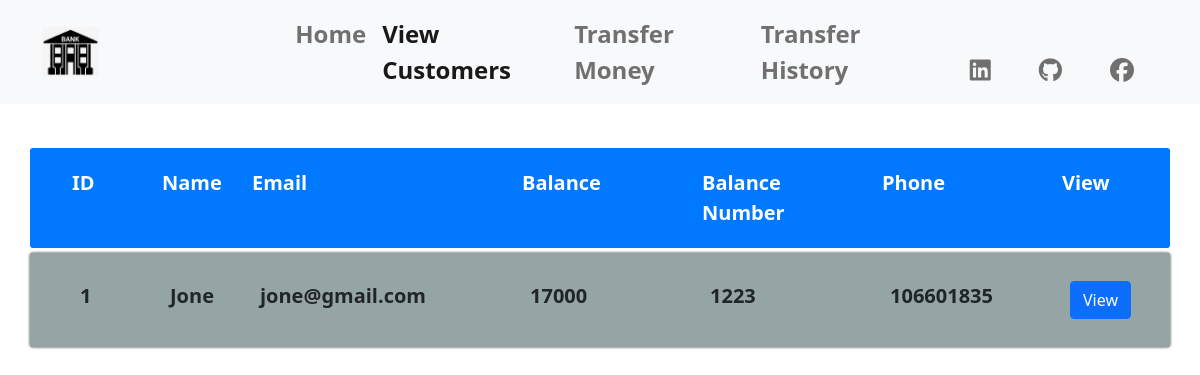
The app's page /viewone.php?id=1 with its own data.
### tables this page shows
CREATE TABLE `customers` (
  `id` int(11) NOT NULL,
  `name` varchar(200) NOT NULL,
  `email` varchar(200) NOT NULL,
  `balance` double NOT NULL,
  `num_balance` int(11) NOT NULL,
  `phone` varchar(200) NOT NULL
);

### lib/db.php (called while the page is built, shortened)
<?php
function getonecustomerbyid($id){
    $sql ="SELECT * FROM `customers` WHERE `id`= $id";
    $query =mysqli_query($GLOBALS["connection"],$sql);
    $row =mysqli_fetch_assoc($query);
    return $row;
}
?>

### viewone.php (the view, shortened to what this page needs)
<?php
require "./lib/db.php";
$id =$_GET['id'];
$row = getonecustomerbyid($id);
?>
<!DOCTYPE html>
<html lang="en">
<head>
    <link rel="stylesheet" href="style.css">
    <link
      rel="stylesheet"
      href="./bootstrap-5.1.0-dist/css/bootstrap.min.css"
    />
</head>
<body>
<nav class="navbar navbar-expand-lg navbar-light bg-light w-100 position-fixed">
      <div class="container">
        <a class="navbar-brand" href="home.php"><img class="w-25" src="./image//images.png" alt=""></a>
        <div class="collapse navbar-collapse fs-4 fw-bold" id="navbarSupportedContent">
          <ul class="navbar-nav m-auto mb-2 mb-lg-0 text-black">
            <li class="nav-item">
              <a class="nav-link " aria-current="page" href="home.php">Home</a>
            </li>
            <li class="nav-item">
              <a class="nav-link active" aria-current="page" href="view.php">View Customers</a>
            </li>
            <li class="nav-item">
              <a class="nav-link" href="transfer.php">Transfer Money</a>
            </li>
            <li class="nav-item">
              <a class="nav-link" href="transferlist.php">Transfer History</a>
            </li>
          </ul>
          <ul class="navbar-nav mt-auto mb-2 mb-lg-0 text-black" >
              <li class="nav-item px-3 ">
                  <a class="nav-link" href="#"><i class="fab fa-linkedin"></i></a>
              </li>
              <li class="nav-item px-3">
                  <a class="nav-link" href="#"><i class="fab fa-github"></i></a>
              </li>
              <li class="nav-item px-3">
                  <a class="nav-link" href="#"><i class="fab fa-facebook"></i></a>
              </li>
          </ul>
        </div>
      </div>
    </nav>
<div class="container pt-5">
    <div class="form">
    <div class="table">
        <div class="t-head row">
            <div class="head  col-md-1">ID</div>
            <div class="head  col-md-1">Name</div>
            <div class="head  col-md-3">Email</div>
            <div class="head  col-md-2">Balance</div>
            <div class="head  col-md-2">Balance Number</div>
            <div class="head  col-md-2">Phone</div>
            <div class="head  col-md-1">View</div>
        </div>
        <div class="t-row row">
            <div class="head   col-md-1"><div><?= $row['id']?></div></div>
            <div class="head   col-md-1"><div> <?= $row['name']?></div></div>
            <div class="head   col-md-3"><div><?= $row['email']?></div></div>
            <div class="head   col-md-2"><div><?= $row['balance']?></div></div>
            <div class="head   col-md-2"><div> <?= $row['num_balance']?></div></div>
            <div class="head   col-md-2"><div> <?= $row['phone']?></div></div>
            <div class="head   col-md-1"><div><a href="viewone.php?id=<?=$row['id'];?>" class="btn btn-primary">View</a></div></div>
        </div>
        </div>
    </div>
</body>
</html>

### style.css (style rules this page uses)
* { box-sizing: border-box; padding: 0; margin: 0; }
body { font-family: "Nunito", sans-serif; }
.t-head { background: #0078ff; border-radius: 3px; padding: 20px 30px; margin-bottom: 5px; }
.t-row { background: #95a5a6; border-radius: 3px; padding: 20px 30px; margin-bottom: 5px; }
.t-head .head { font-size: 20px; color: #fff; font-weight: bold; }
.t-row { font-size: 20px; font-weight: bold; box-shadow: 0px 0px 3px 0px; }
.form { padding-top: 100px; }

### records on screen
customers: id "1", name "Jone", email "jone@gmail.com", balance "17000", num_balance "1223", phone "106601835"
